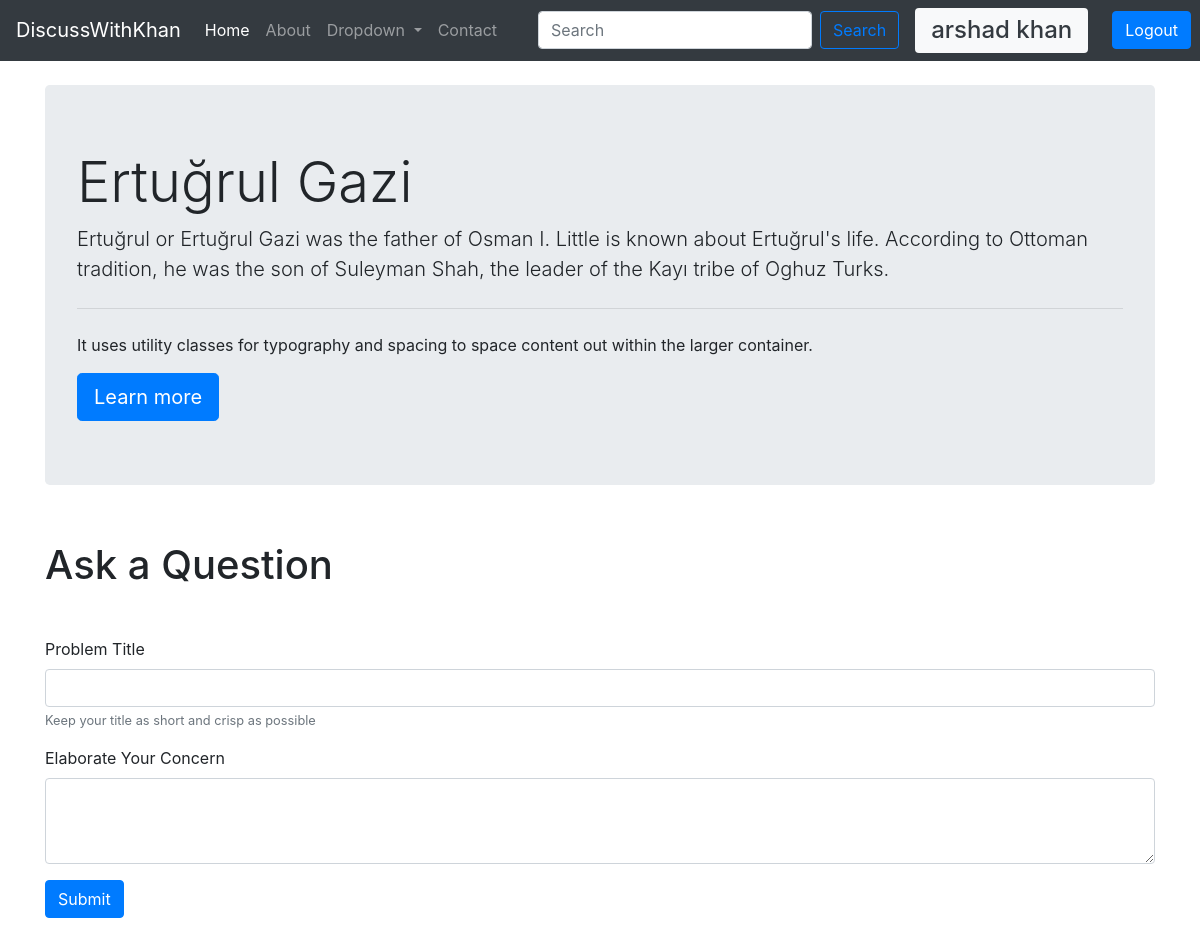
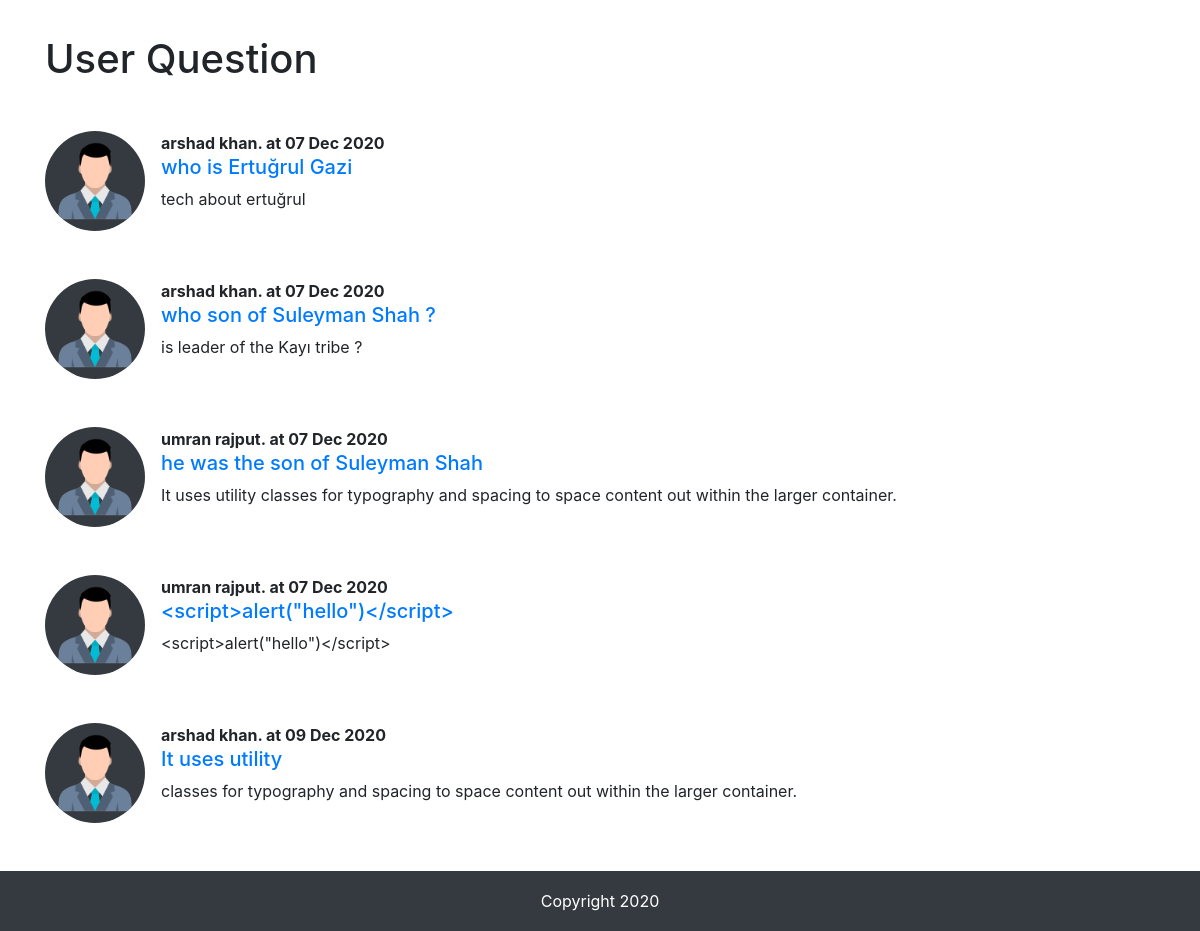
Page /threadList.php?catId=2 (signed in) on the committed database (2 pictures, top to bottom).
### tables this page shows
CREATE TABLE `categories` (
  `category_id` int(11) NOT NULL,
  `category_name` varchar(255) NOT NULL,
  `category_description` varchar(255) NOT NULL,
  `created_time` datetime NOT NULL DEFAULT current_timestamp()
);

CREATE TABLE `threads` (
  `thread_id` int(10) NOT NULL,
  `thread_title` varchar(255) NOT NULL,
  `thread_desc` varchar(2000) NOT NULL,
  `thread_cat_id` int(10) NOT NULL,
  `thread_user_id` int(10) NOT NULL,
  `thread_time` datetime NOT NULL DEFAULT current_timestamp()
);

CREATE TABLE `users` (
  `sno` int(11) NOT NULL,
  `username` varchar(80) NOT NULL,
  `email` varchar(80) NOT NULL,
  `user_pass` varchar(255) NOT NULL,
  `signup_time` datetime NOT NULL DEFAULT current_timestamp()
);

### threadList.php (the view, shortened to what this page needs)
<!DOCTYPE html>
<html lang="en">
<head>
    <link rel="stylesheet" href="https://cdnjs.cloudflare.com/ajax/libs/twitter-bootstrap/4.5.2/css/bootstrap.min.css">
    <link rel="stylesheet" href="https://cdnjs.cloudflare.com/ajax/libs/font-awesome/5.15.0/css/all.min.css">
    <link rel="stylesheet" href="CSS/style.css">
</head>
<body>
    <?php require "component/_header.php";
    require "component/_dbConnect.php";
    ?>
    <div class="container my-4">
        <?php
        $catId = $_GET['catId'];
        $sql1 = "SELECT * FROM categories WHERE category_id=$catId";
        $result = mysqli_query($connection, $sql1);
        while ($row = mysqli_fetch_assoc($result)) {
            echo "
         <div class='jumbotron'>
            <h1 class='display-4'>" . $row['category_name'] . "</h1>
            <p class='lead'>" . $row['category_description'] . "</p>
            <hr class='my-4'>
            <p>It uses utility classes for typography and spacing to space content out within the larger container.</p>
            <a class='btn btn-primary btn-lg' href='#' role='button'>Learn more</a>
        </div>
                ";
        }
        ?>
    </div>
    <div class="container">
        <h1>Ask a Question</h1>
        <?php
        if (isset($_SESSION["loggedIn"]) && $_SESSION["loggedIn"]) {
            echo "<form class='my-5' action='" . $_SERVER['REQUEST_URI'] . "' method='POST'>
                    <div class='form-group'>
                        <label for='title'>Problem Title</label>
                        <input type='text' class='form-control' id='title' name='title' aria-describedby='emailHelp'>
                        <small id='emailHelp' class='form-text text-muted'>Keep your title as short and crisp as possible</small>
                    </div>
                    <div class='form-group'>
                        <label for='desc'>Elaborate Your Concern</label>
                        <textarea class='form-control' id='desc' name='desc' rows='3'></textarea>
                    </div>
                        <input type='hidden' name='sno' value='" . $_SESSION['sno'] . "'>
                        <button type='submit' class='btn btn-primary'>Submit</button>
                         </div>
                </form>   ";
        } else {
            echo '<div class="container-fluid">
                     <p><b>Your Are Not logged in</b></p>
                 </div>';
        }
        ?>
        <div class="container">
            <h1>User Question</h1>
            <?php
            $catId = $_GET['catId'];
            $sql3 = "SELECT * FROM threads WHERE thread_cat_id=$catId";
            $result3 = mysqli_query($connection, $sql3);
            while ($row1 = mysqli_fetch_assoc($result3)) {
                $threadId = $row1['thread_id'];
                $date = date_create($row1['thread_time']);
                $userId = $row1['thread_user_id'];
                $sql4 = "SELECT username FROM `users` WHERE sno= $userId";
                $result4 = mysqli_query($connection, $sql4);
                $row2 = mysqli_fetch_assoc($result4);
                echo "
           <div class='media my-5'>
            <img src='img/users.png' width='100px' class='mr-3 bg-dark rounded-circle' alt='userImg'>
            <div class='media-body'>
                <p class='font-weight-bold my-0'>" . $row2['username'] . ". at " . date_format($date, 'd M Y') . "</p>
                <h5 class='mt-0'><a href='thread.php?threadId=" . $threadId . "'>" . $row1['thread_title'] . "</h5></a>
               <p>" . $row1['thread_desc'] . "</p>
            </div>
        </div>
                ";
            }
            ?>
        </div>
    <?php require "component/_footer.php"; ?>
</body>
</html>

### css/style.css (style rules this page uses)
body { height: 100vh; display: flex; flex-direction: column; }

### rows in the picture
categories: category_name "Ertuğrul Gazi", category_description "Ertuğrul or Ertuğrul Gazi was the father of Osman I. Little is known about Ertuğrul's life. According to Ottoman tradition, he was the son of Suleyman Shah, the leader of the Kayı tribe of Oghuz Turks."
threads: users.username "arshad khan", thread_time "07 Dec 2020", thread_title "who is Ertuğrul Gazi", thread_desc "tech about ertuğrul"
threads: users.username "arshad khan", thread_time "07 Dec 2020", thread_title "who son of Suleyman Shah ?", thread_desc "is leader of the Kayı tribe ?"
threads: users.username "umran rajput", thread_time "07 Dec 2020", thread_title "he was the son of Suleyman Shah", thread_desc "It uses utility classes for typography and spacing to space content out within the larger container."
threads: users.username "umran rajput", thread_time "07 Dec 2020", thread_title "<script>alert(\"hello\")</script>", thread_desc "<script>alert(\"hello\")</script>"
threads: users.username "arshad khan", thread_time "09 Dec 2020", thread_title "It uses utility", thread_desc "classes for typography and spacing to space content out within the larger container."

### other values in the picture
$_SESSION['username'] "arshad khan"
